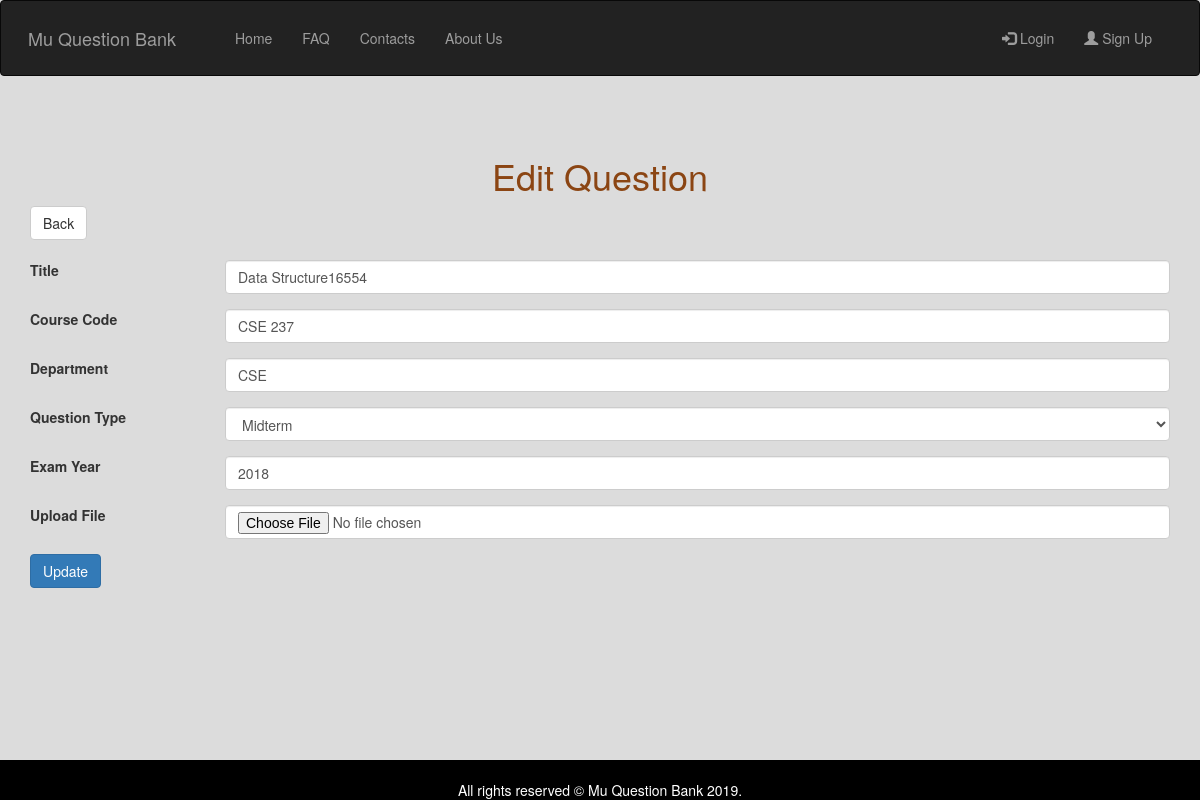
The page /home/edit/3 on the database its author committed.
### tables this page shows
CREATE TABLE `question_info` (
  `q_id` int(12) NOT NULL,
  `q_year` year(4) NOT NULL,
  `q_type` varchar(120) NOT NULL,
  `q_code` varchar(120) NOT NULL,
  `q_title` varchar(225) NOT NULL,
  `q_dept` varchar(120) NOT NULL,
  `q_file` varchar(250) DEFAULT NULL
);

### application/controllers/home.php (called while the page is built, shortened)
<?php
class home extends CI_Controller {
    function __construct()
  	{
  		$this->load->model('question_model','qmodel');
  	}
	public function edit($id)
	{
		$data['editQn']=$this->qmodel->getQuestionById($id);
		$this->load->view('editQuestion',$data);
	}
}

### index.php (called while the page is built, shortened)
<?php
require_once BASEPATH.'core/CodeIgniter.php';

### application/models/question_model.php (called while the page is built, shortened)
<?php
class question_model extends CI_Model {
	public function getQuestionById($id)
	{
		$this->db->where('q_id',$id);
		$query=$this->db->get('question_info');
		if($query->num_rows() > 0)
		{
			return $query->row();
		}else{
			return false;
		}
	}
}

### application/views/editQuestion.php (the view, shortened to what this page needs)
<!DOCTYPE html>
<html>
<head>
  <link rel="stylesheet" type="text/css" href="<?php echo base_url(); ?>assets/css/bootstrap.min.css">
  <link rel="stylesheet" type="text/css" href="<?php echo base_url(); ?>assets/css/bootstrap1.min.css">
  <head>
   <link rel="stylesheet" href="https://maxcdn.bootstrapcdn.com/bootstrap/3.4.0/css/bootstrap.min.css">
</head>
<body>
  <header class="header-transparent" id="header-main">
            <nav class="navbar navbar-inverse">
              <div class="container-fluid">
                <div class="navbar-header">
                  <a class="navbar-brand" href="<?php echo base_url();?>home/mu_index">Mu Question Bank</a>
                </div>
                  <ul class="nav navbar-nav ">
                  <li ><a href="<?php echo base_url();?>home/mu_index">Home</a></li>
                  <li ><a href="<?php echo base_url();?>home/faq">FAQ</a></li>
                  <li ><a href="<?php echo base_url();?>home/contacts">Contacts</a></li>
                  <li ><a href="<?php echo base_url();?>home/aboutUs">About Us</a></li>
                </ul>
                <ul class="nav navbar-nav navbar-right" >
                <?php
                   if(isset($_SESSION['user_logged'])==False && isset($_SESSION['admin_logged'])==False)
                 {
                ?>
                <li><a href="<?php echo base_url();?>home/login"><span class="glyphicon glyphicon-log-in"></span> Login</a></li>
                <li><a href="<?php echo base_url();?>home/register"><span class="glyphicon glyphicon-user"></span> Sign Up</a></li>
               <?php   }  ?>
              </ul>
              </div>
            </nav>
</header>
  <br><br>
<div class="container">
     <center><h1 style="color: #8B4513;">Edit Question</h1></center>
      <a class="btn btn-default " href="<?php echo base_url();?>admin/profile">Back</a>
      <br> <br>
       <form action="<?php echo base_url();?>home/update" method="POST" class="form-horizontal">
      <div class="form-group">
                                <label class="col-md-2">Title</label>
                                <div class="col-md-10">
                                    <input type="text" class="form-control" value="<?php echo $editQn->q_title; ?>" name="title" id="title" placeholder="Ex: Data Structure" required>
                                </div>
      </div>
      <div class="form-group">
                                <label class="col-md-2">Course Code</label>
                                <div class="col-md-10">
                                    <input type="text" value="<?php echo $editQn->q_code; ?>" class="form-control" name="code" id="code" placeholder="Ex:  CSE 340" required>
                                </div>
      </div>
      <div class="form-group">
                                <label class="col-md-2">Department</label>
                                <div class="col-md-10">
                                    <input type="text" value="<?php echo $editQn->q_dept; ?>" class="form-control" name="dept" id="dept" placeholder="Ex: CSE" required>
                                </div>
      </div>
    <div class="form-group">
                                <label class="col-md-2">Question Type</label>
                                <div class="col-md-10">
                                    <select name="type" id="type" class="form-control">
                                       <?php
                                         if($editQn->q_type=="Midterm")
                                         {
                                          ?>
                                              <option selected value="Midterm">Midterm</option>
                                        <?php
                                         }
                                      ?>
                                    </select>
                                </div>
    </div>
     <div class="form-group">
                                <label class="col-md-2">Exam Year</label>
                                <div class="col-md-10">
                                    <input value="<?php echo $editQn->q_year; ?>" type="text" class="form-control" name="year" id="year" placeholder="Ex: 2019" required>
                                </div>
      </div>
      <div class="form-group">
                                <label class="col-md-2">Upload File</label>
                                <div class="col-md-10">
                                    <input type="file" value="<?php echo $editQn->q_file; ?>" class="form-control" name="file" id="file" placeholder="Open File">
                                </div>
      </div>
      <div class="form-group">
                                <div class="col-md-10">
                                    <button type="submit" name="update" class="btn btn-primary ">Update</button>
                                </div>
       </div>
       <br><br>
      </form><br>
<div class="footer">
 <br>
  <div class="container">All rights reserved © Mu Question Bank 2019.
   <br>
   </div>
</div>
</body>
</html>

### application/views/editQuestion.php (style rules this page uses)
.navbar-nav { padding: 12px; margin-left: 5px; }
.navbar-header { padding: 12px; margin-left: 2px; text-decoration-color: white; }
.navbar-right { padding: 12px; margin-right: 5px; }
.footer { position: fixed; left: 0; bottom: 0; width: 100%; background-color: black; color: white; text-align: center; }
body { background: #DCDCDC; }

### rows shown on the page
question_info: title "Data Structure16554", code "CSE 237", dept "CSE", type "Midterm", year "2018"
